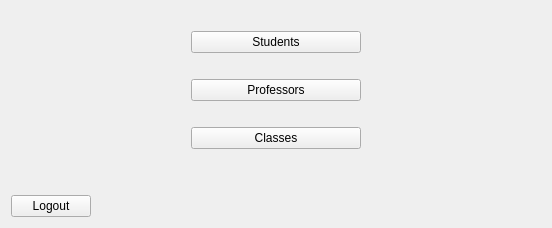
      <widget class="QWidget" name="page_1_home">
       <layout class="QVBoxLayout" name="verticalLayout_2">
        <item>
         <layout class="QVBoxLayout" name="verticalLayout">
          <item>
           <spacer name="verticalSpacer_4">
            <property name="orientation">
             <enum>Qt::Vertical</enum>
            </property>
            <property name="sizeType">
             <enum>QSizePolicy::Expanding</enum>
            </property>
            <property name="sizeHint" stdset="0">
             <size>
              <width>20</width>
              <height>20</height>
             </size>
            </property>
           </spacer>
          </item>
          <item>
           <layout class="QHBoxLayout" name="horizontalLayout">
            <property name="spacing">
             <number>6</number>
            </property>
            <item>
             <spacer name="horizontalSpacer">
              <property name="orientation">
               <enum>Qt::Horizontal</enum>
              </property>
              <property name="sizeType">
               <enum>QSizePolicy::Fixed</enum>
              </property>
              <property name="sizeHint" stdset="0">
               <size>
                <width>180</width>
                <height>5</height>
               </size>
              </property>
             </spacer>
            </item>
            <item>
             <widget class="QPushButton" name="pushButton_student">
              <property name="sizePolicy">
               <sizepolicy hsizetype="Minimum" vsizetype="Fixed">
                <horstretch>0</horstretch>
                <verstretch>0</verstretch>
               </sizepolicy>
              </property>
              <property name="text">
               <string>Students</string>
              </property>
             </widget>
            </item>
            <item>
             <spacer name="horizontalSpacer_2">
              <property name="orientation">
               <enum>Qt::Horizontal</enum>
              </property>
              <property name="sizeType">
               <enum>QSizePolicy::Fixed</enum>
              </property>
              <property name="sizeHint" stdset="0">
               <size>
                <width>180</width>
                <height>5</height>
               </size>
              </property>
             </spacer>
            </item>
           </layout>
          </item>
          <item>
           <spacer name="verticalSpacer">
            <property name="orientation">
             <enum>Qt::Vertical</enum>
            </property>
            <property name="sizeType">
             <enum>QSizePolicy::Expanding</enum>
            </property>
            <property name="sizeHint" stdset="0">
             <size>
              <width>20</width>
              <height>20</height>
             </size>
            </property>
           </spacer>
          </item>
          <item>
           <layout class="QHBoxLayout" name="horizontalLayout_2">
            <item>
             <spacer name="horizontalSpacer_3">
              <property name="orientation">
               <enum>Qt::Horizontal</enum>
              </property>
              <property name="sizeType">
               <enum>QSizePolicy::Fixed</enum>
              </property>
              <property name="sizeHint" stdset="0">
               <size>
                <width>180</width>
                <height>5</height>
               </size>
              </property>
             </spacer>
            </item>
            <item>
             <widget class="QPushButton" name="pushButton_professor">
              <property name="sizePolicy">
               <sizepolicy hsizetype="Minimum" vsizetype="Fixed">
                <horstretch>0</horstretch>
                <verstretch>0</verstretch>
               </sizepolicy>
              </property>
              <property name="text">
               <string>Professors</string>
              </property>
             </widget>
            </item>
            <item>
             <spacer name="horizontalSpacer_5">
              <property name="orientation">
               <enum>Qt::Horizontal</enum>
              </property>
              <property name="sizeType">
               <enum>QSizePolicy::Fixed</enum>
              </property>
              <property name="sizeHint" stdset="0">
               <size>
                <width>180</width>
                <height>5</height>
               </size>
              </property>
             </spacer>
            </item>
           </layout>
          </item>
          <item>
           <spacer name="verticalSpacer_2">
            <property name="orientation">
             <enum>Qt::Vertical</enum>
            </property>
            <property name="sizeType">
             <enum>QSizePolicy::Expanding</enum>
            </property>
            <property name="sizeHint" stdset="0">
             <size>
              <width>20</width>
              <height>20</height>
             </size>
            </property>
           </spacer>
          </item>
          <item>
           <layout class="QHBoxLayout" name="horizontalLayout_3">
            <item>
             <spacer name="horizontalSpacer_4">
              <property name="orientation">
               <enum>Qt::Horizontal</enum>
              </property>
              <property name="sizeType">
               <enum>QSizePolicy::Fixed</enum>
              </property>
              <property name="sizeHint" stdset="0">
               <size>
                <width>180</width>
                <height>5</height>
               </size>
              </property>
             </spacer>
            </item>
            <item>
             <widget class="QPushButton" name="pushButton_classes">
              <property name="sizePolicy">
               <sizepolicy hsizetype="Minimum" vsizetype="Fixed">
                <horstretch>0</horstretch>
                <verstretch>0</verstretch>
               </sizepolicy>
              </property>
              <property name="text">
               <string>Classes</string>
              </property>
             </widget>
            </item>
            <item>
             <spacer name="horizontalSpacer_6">
              <property name="orientation">
               <enum>Qt::Horizontal</enum>
              </property>
              <property name="sizeType">
               <enum>QSizePolicy::Fixed</enum>
              </property>
              <property name="sizeHint" stdset="0">
               <size>
                <width>180</width>
                <height>5</height>
               </size>
              </property>
             </spacer>
            </item>
           </layout>
          </item>
          <item>
           <spacer name="verticalSpacer_3">
            <property name="orientation">
             <enum>Qt::Vertical</enum>
            </property>
            <property name="sizeType">
             <enum>QSizePolicy::Expanding</enum>
            </property>
            <property name="sizeHint" stdset="0">
             <size>
              <width>20</width>
              <height>40</height>
             </size>
            </property>
           </spacer>
          </item>
          <item>
           <layout class="QHBoxLayout" name="horizontalLayout_4">
            <item>
             <widget class="QPushButton" name="pushButton_logout">
              <property name="text">
               <string>Logout</string>
              </property>
             </widget>
            </item>
            <item>
             <spacer name="horizontalSpacer_7">
              <property name="orientation">
               <enum>Qt::Horizontal</enum>
              </property>
              <property name="sizeType">
               <enum>QSizePolicy::Fixed</enum>
              </property>
              <property name="sizeHint" stdset="0">
               <size>
                <width>450</width>
                <height>5</height>
               </size>
              </property>
             </spacer>
            </item>
           </layout>
          </item>
         </layout>
        </item>
       </layout>
      </widget>
